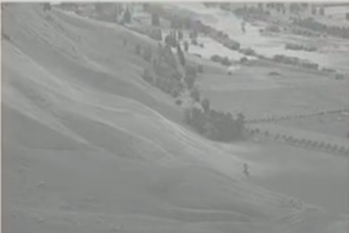
#> input picture he.png, 349 x 233 px
$ python grayscalehistogram.py
#> lines starting #> are read from the running program, lines starting #| are printed output that depends on the picture
import cv2
import numpy as np
from matplotlib import pyplot as plt
image =cv2.imread('he.png')
#> image is the input picture: shape (233, 349, 3); mean B, G, R 145.8, 148.6, 147
cv2.imshow('before histo',image)
image=cv2.cvtColor(image,cv2.COLOR_BGR2GRAY)
#> image: shape (233, 349)
hist=cv2.calcHist([image],[0],None,[256],[0,256])
#> hist = 256 values, max 4109 at index 136, min 0 at index 0, mean 317.6
plt.plot(hist)
plt.figure()
image_hist=cv2.equalizeHist(image)
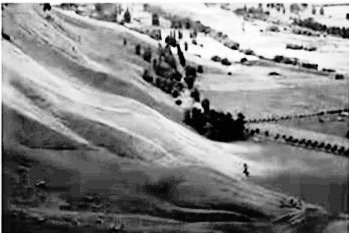
#> image_hist: shape (233, 349); min 0, max 255, mean 130.7
hist=cv2.calcHist([image_hist],[0],None,[256],[0,256])
#> hist = 256 values, max 4109 at index 61, min 0 at index 4, mean 317.6
plt.plot(hist)
plt.figure(figsize=(10, 5))
plt.subplot(1, 2, 1), plt.imshow(image, cmap='gray'), plt.title('Original Image')
plt.subplot(1, 2, 2), plt.imshow(image_hist, cmap='gray'), plt.title('Equalized Image')
plt.show()
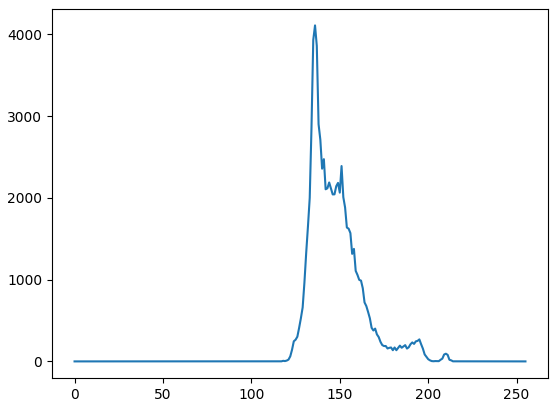
#> figure drawn by matplotlib, 1 panel; curve peaks at x = 136, y = 4109
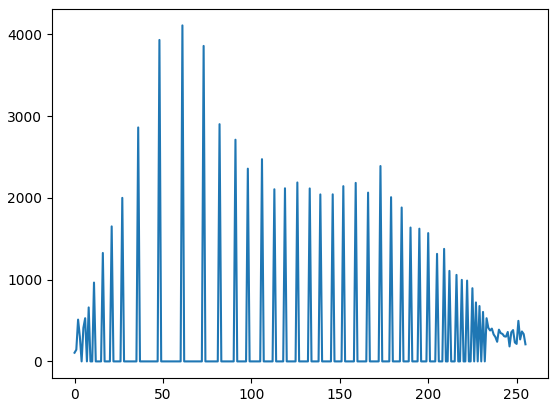
#> figure drawn by matplotlib, 1 panel; curve peaks at x = 61, y = 4109
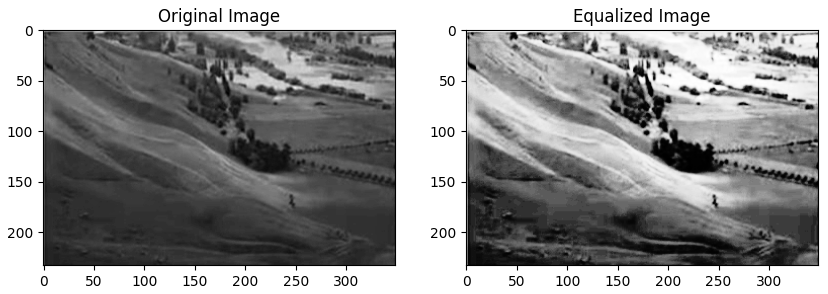
#> figure drawn by matplotlib, 2 panels
cv2.waitKey(0)
cv2.destroyAllWindows()

$ run again, with parasite.png copied over he.png
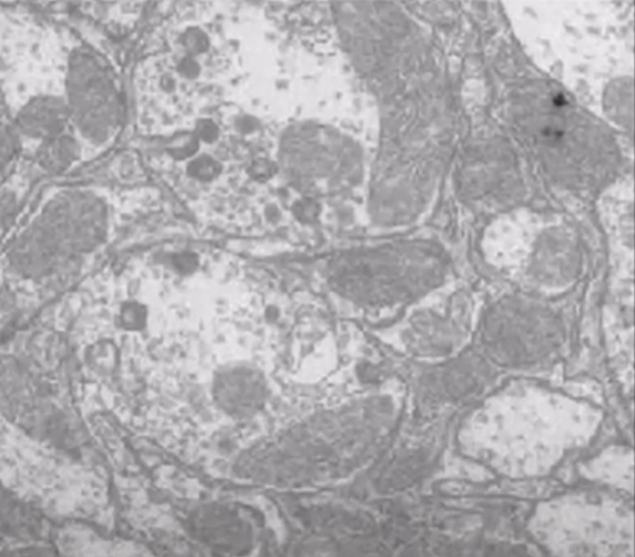
#> input picture parasite.png, 635 x 557 px
#> image is the input picture: shape (557, 635, 3); mean B, G, R 174.2, 171.3, 173.3
#> image: shape (557, 635)
#> `hist=cv2.calcHist([image],[0],None,[256],[0,256])`: hist = 256 values, max 7312 at index 160, min 0 at index 0, mean 1381.6
#> `image_hist=cv2.equalizeHist(image)`:
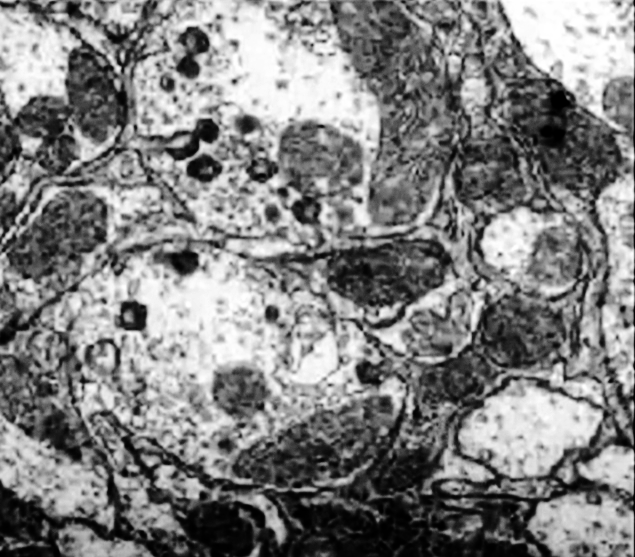
#> image_hist: shape (557, 635); min 0, max 255, mean 128.9
#> `hist=cv2.calcHist([image_hist],[0],None,[256],[0,256])`: hist = 256 values, max 7312 at index 100, min 0 at index 9, mean 1381.6
#> `plt.show()`:
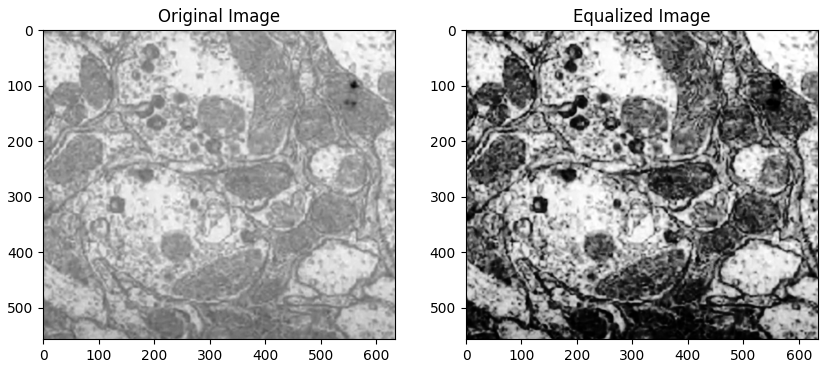
#> figure drawn by matplotlib, 2 panels
